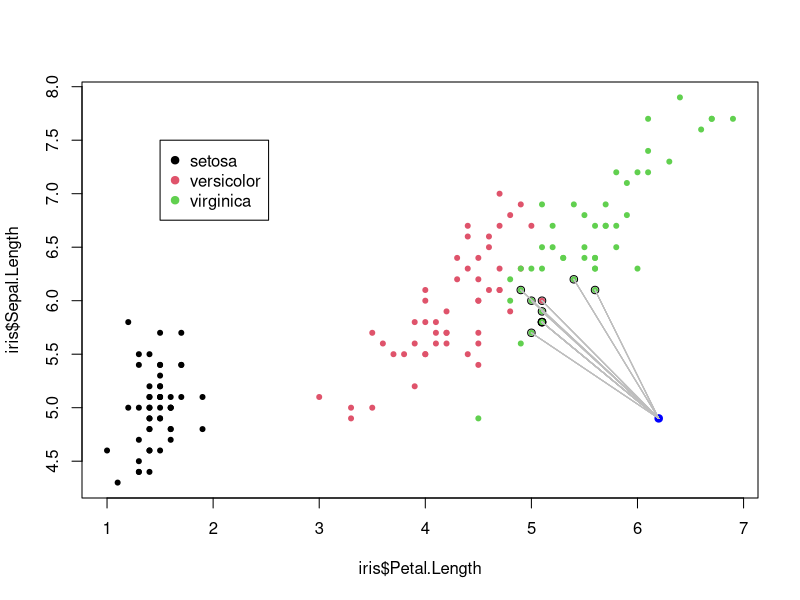

Write R code to recreate this figure.
library(datasets)
library(dplyr)
data(iris)

plot(iris$Petal.Length, iris$Sepal.Length, col=iris$Species, pch=20)
legend(1.5,7.5,unique(iris$Species),col=1:length(iris$Species),pch=19)

x = 6.2
y = 4.9
points(x,y,pch=19, col="blue")

closest = iris %>%
  filter(Petal.Length < 7.6 & Petal.Length > 4.8 & Sepal.Length > 3.5 & Sepal.Length < 6.3)%>%
  top_n(n=10,Sepal.Length)
points(closest$Petal.Length, closest$Sepal.Length)

distance = 0
for (i in 1:length(closest)) {
  distance[i] = sqrt((x-closest$Petal.Length[i])^2 + (y-closest$Sepal.Length[i])^2)
  segments(x,y,closest$Petal.Length,closest$Sepal.Length, col = "gray")
}

closest[2] = NULL
closest[3] = NULL
closest$distance = distance
closest = closest[order(closest$distance),]
closest

closest %>%
  count(Species)
